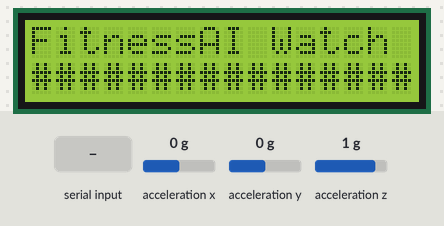
The sketch below on a simulated Arduino Uno, built with avr-gcc and run on an emulated ATmega328P. Parts: 16×2 character LCD. Wiring (inferred from the names in the program): MPU-6050 motion sensor at I2C address 0x68. Inputs (shaded band) come from the test bench; at power-on: acceleration x 0 g, acceleration y 0 g, acceleration z 1 g. What the sketch prints to the serial monitor is not drawn.

Above: at 2.2 s.
At 6.8 s:
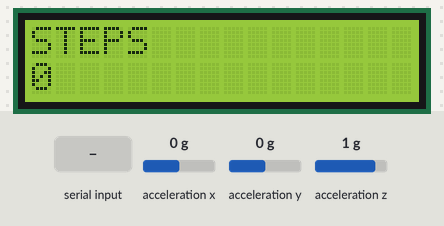
6.9 s: "d" received over Serial
8.4 s: acceleration x set to -1.4 g
At 11.1 s:
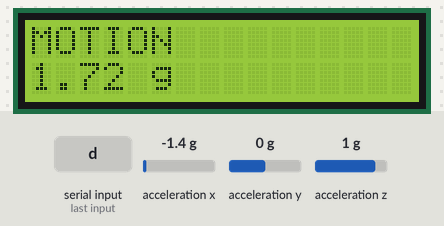
11.4 s: "r" received over Serial
At 14.3 s:
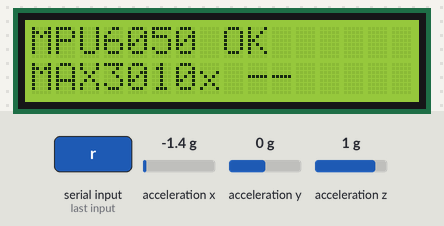
14.4 s: "p" received over Serial
Timing chart, 0 to 17.4 s (numbered marks = the images above; inputs shaded):
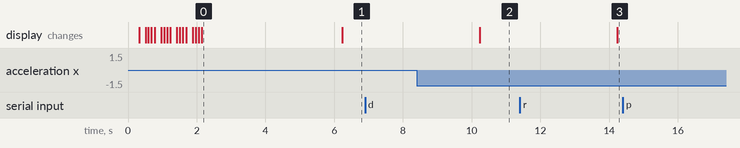

The sketch:

uno_display.ino
```cpp
/*
 * FitnessAI Watch — Arduino Uno standalone display build.
 *
 * WHAT THIS IS, AND WHAT IT IS NOT
 * This is a FALLBACK, not the product. The real firmware is
 * watch/firmware/fitness_watch (ESP32-C3): WiFi, BLE, device pairing and
 * /ingest sync to the backend. None of that can exist here — an Uno has no
 * radio, 32 KB of flash against that firmware's 1.44 MB, and 2 KB of RAM.
 * What it CAN do is drive the LCD1602 and show live sensor data, which is
 * enough to demonstrate the watch's screen and step counting on hardware that
 * actually works.
 *
 * WHY AN UNO IS THE EASY CASE FOR THIS PANEL
 *   - The Uno is 5 V natively, so the LCD1602's PCF8574 backpack runs at 5 V
 *     with NO level shifting and NO pull-up surgery. That entire class of
 *     problem — which is what stalled the ESP32-C3 build — does not apply.
 *   - I2C is fixed at A4 (SDA) / A5 (SCL). It is not remappable, so there is
 *     no "wrong pins" failure mode either.
 *   - The USB link is a separate bridge chip, not the MCU's own USB, so the
 *     board does not drop off the port the way the C3 has been doing.
 *
 * WIRING (this is the whole build)
 *   LCD1602 backpack VCC -> Uno 5V
 *   LCD1602 backpack GND -> Uno GND
 *   LCD1602 backpack SDA -> Uno A4
 *   LCD1602 backpack SCL -> Uno A5
 *   MPU6050 (optional)   -> VCC 5V, GND GND, SDA A4, SCL A5   (same two wires)
 *   MAX30102 (optional)  -> VCC 5V, GND GND, SDA A4, SCL A5   (same two wires)
 *
 * Everything on I2C shares those two wires; the bus tells devices apart by
 * address, not by pin. Sensors are OPTIONAL — the sketch probes the bus at boot
 * and shows whatever is actually present, so a bare LCD still gives a working
 * screen.
 *
 * Build:  arduino-cli compile --fqbn arduino:avr:uno watch/firmware/uno_display
 * Flash:  arduino-cli upload -p COMx --fqbn arduino:avr:uno watch/firmware/uno_display
 * Serial: 115200
 */

#include <Wire.h>
#include <LiquidCrystal_I2C.h>
#include <new>          // placement new — see lcdStorage below

// ── Configuration ────────────────────────────────────────────────────────────
#define LCD_COLS        16
#define LCD_ROWS        2
#define LCD_I2C_ADDR    0x27    // first address tried; the bus is probed anyway

#define MPU6050_ADDR    0x68
#define MAX3010X_ADDR   0x57

#define I2C_CLOCK_HZ    100000  // 100 kHz standard mode, same as the ESP32 build

#define SCREEN_DWELL_MS 4000    // auto-advance; no button needed to demo it
#define SAMPLE_MS       50      // accelerometer poll interval (20 Hz)

// Step detector. Deviation from 1 g that counts as a stride, matching the
// ESP32 firmware's threshold so both builds behave the same.
#define STEP_THRESHOLD_G  0.20f
#define STEP_MIN_GAP_MS   250   // refractory period; stops one stride double-counting

// ── Display ──────────────────────────────────────────────────────────────────
// Built by placement-new into a ZEROED static buffer rather than declared
// directly, because the address is discovered at runtime. The zeroing is not
// incidental — LiquidCrystal_I2C leaves _displayfunction uninitialised:
//
//   LiquidCrystal_I2C.cpp:62   _displayfunction = LCD_4BITMODE|LCD_1LINE|LCD_5x8DOTS
//                              ^ the ONLY assignment, and it sits in init_priv()
//   LiquidCrystal_I2C.cpp:68   _displayfunction |= LCD_2LINE     (OR, not assign)
//   LiquidCrystal_I2C.cpp:107  command(LCD_FUNCTIONSET | _displayfunction)
//
// The constructor sets _Addr/_cols/_rows/_backlightval and nothing else. Zeroed
// storage makes that byte 0x00, which IS LCD_4BITMODE|LCD_1LINE|LCD_5x8DOTS, so
// the panel receives a correct 0x28 (4-bit, 2-line, 5x8). Uninitialised memory
// with a stray LCD_8BITMODE (0x10) bit would tell the panel it is in 8-bit mode
// straight after being put into 4-bit mode, and it would never display anything.
static uint8_t lcdStorage[sizeof(LiquidCrystal_I2C)];
static LiquidCrystal_I2C *lcd = 0;
static uint8_t lcdAddr = 0;
static bool    lcdOk   = false;

// ── Detected hardware ────────────────────────────────────────────────────────
static bool mpuOk = false;
static bool maxOk = false;

// ── State ────────────────────────────────────────────────────────────────────
static uint32_t stepCount   = 0;
static uint32_t lastStepMs  = 0;
static bool     aboveThresh = false;
static float    lastMagG    = 1.0f;
static uint8_t  screen      = 0;
static uint32_t lastSwitch  = 0;
static uint32_t lastSample  = 0;

// ── I2C helpers ──────────────────────────────────────────────────────────────
static bool i2cAck(uint8_t addr) {
  Wire.beginTransmission(addr);
  return Wire.endTransmission() == 0;
}

// Log every address that answers. A count of 0 with things wired means power or
// a swapped SDA/SCL; a count in the dozens means SDA is stuck LOW and every
// address is a phantom rather than a real chip.
static uint8_t i2cScanLog() {
  uint8_t found = 0;
  Serial.println(F("[uno] I2C scan (SDA=A4 SCL=A5):"));
  for (uint8_t addr = 0x08; addr <= 0x77; addr++) {
    if (!i2cAck(addr)) continue;
    found++;
    Serial.print(F("    0x"));
    if (addr < 16) Serial.print('0');
    Serial.print(addr, HEX);
    Serial.print(F("  "));
    if (addr == MPU6050_ADDR)            Serial.println(F("MPU6050"));
    else if (addr == MAX3010X_ADDR)      Serial.println(F("MAX30102/05"));
    else if ((addr >= 0x20 && addr <= 0x27) ||
             (addr >= 0x38 && addr <= 0x3F)) Serial.println(F("PCF8574 (LCD backpack)"));
    else                                 Serial.println(F("unknown"));
  }
  if (found == 0)     Serial.println(F("    (nothing answered - check 5V, GND, and A4/A5)"));
  else if (found > 8) Serial.println(F("    !! too many hits: SDA stuck LOW, these are phantoms"));
  return found;
}

// ── LCD ──────────────────────────────────────────────────────────────────────
// 0x3C/0x3D are skipped: an SSD1306 OLED sits inside the PCF8574AT block, and
// driving one as an HD44780 would leave both panels blank while the log looked
// perfectly healthy.
static uint8_t lcdFindAddr() {
  if (i2cAck(LCD_I2C_ADDR)) return LCD_I2C_ADDR;
  for (uint8_t a = 0x20; a <= 0x27; a++) if (i2cAck(a)) return a;
  for (uint8_t a = 0x38; a <= 0x3F; a++) {
    if (a == 0x3C || a == 0x3D) continue;
    if (i2cAck(a)) return a;
  }
  return 0;
}

static bool lcdTryBegin() {
  uint8_t a = lcdFindAddr();
  if (!a) { lcdOk = false; return false; }
  if (!lcd || a != lcdAddr) {
    memset(lcdStorage, 0, sizeof(lcdStorage));   // see the note on lcdStorage
    lcd = new (lcdStorage) LiquidCrystal_I2C(a, LCD_COLS, LCD_ROWS);
  }
  lcdAddr = a;
  // begin(), not init(): init() adds a no-arg Wire.begin(). Harmless on an Uno
  // (A4/A5 are the only option) but it re-inits the bus for no reason, and
  // keeping the two builds identical means one less difference to reason about.
  lcd->begin(LCD_COLS, LCD_ROWS);
  lcd->backlight();
  lcd->clear();
  lcdOk = true;
  return true;
}

// Pad/truncate to the panel width so a shorter string never leaves ghost
// characters behind from the previous frame.
static void lcdRow(uint8_t row, const char *s) {
  if (!lcdOk || !lcd) return;
  char buf[LCD_COLS + 1];
  uint8_t n = strlen(s);
  if (n > LCD_COLS) n = LCD_COLS;
  memset(buf, ' ', LCD_COLS);
  memcpy(buf, s, n);
  buf[LCD_COLS] = 0;
  lcd->setCursor(0, row);
  lcd->print(buf);
}

static void lcdReportMissing() {
  Serial.println(F("[uno] LCD NOT found on I2C. Check, in order:"));
  Serial.println(F("    1. VCC -> Uno 5V, GND -> Uno GND"));
  Serial.println(F("    2. SDA -> A4, SCL -> A5 (not swapped)"));
  Serial.println(F("    3. Backlight jumper fitted on the backpack"));
  Serial.println(F("    4. Contrast pot: turn it until blocks appear on row 0"));
  Serial.println(F("    Re-probed every few seconds - fix it and it comes up on its own."));
}

// ── MPU6050 (raw register access — no library, to stay inside 32 KB) ─────────
static bool mpuBegin() {
  if (!i2cAck(MPU6050_ADDR)) return false;
  Wire.beginTransmission(MPU6050_ADDR);
  Wire.write(0x6B);            // PWR_MGMT_1
  Wire.write(0x00);            // wake from sleep
  return Wire.endTransmission() == 0;
}

// Magnitude of the acceleration vector, in g. At the default +/-2 g range the
// scale is 16384 LSB/g. At rest this reads ~1.0 (gravity alone).
static float mpuReadMagnitudeG() {
  Wire.beginTransmission(MPU6050_ADDR);
  Wire.write(0x3B);                       // ACCEL_XOUT_H
  if (Wire.endTransmission(false) != 0) return lastMagG;
  if (Wire.requestFrom(MPU6050_ADDR, 6) != 6) return lastMagG;

  int16_t x = (Wire.read() << 8) | Wire.read();
  int16_t y = (Wire.read() << 8) | Wire.read();
  int16_t z = (Wire.read() << 8) | Wire.read();

  float fx = x / 16384.0f, fy = y / 16384.0f, fz = z / 16384.0f;
  return sqrt(fx * fx + fy * fy + fz * fz);
}

// Count a step on the rising edge past the threshold, with a refractory gap so
// a single stride cannot register twice.
static void pollSteps() {
  if (!mpuOk) return;
  float mag = mpuReadMagnitudeG();
  lastMagG = mag;
  float dev = fabs(mag - 1.0f);
  uint32_t now = millis();

  if (dev > STEP_THRESHOLD_G) {
    if (!aboveThresh && (now - lastStepMs) > STEP_MIN_GAP_MS) {
      stepCount++;
      lastStepMs = now;
      aboveThresh = true;
    }
  } else if (dev < STEP_THRESHOLD_G * 0.6f) {
    aboveThresh = false;               // hysteresis: must fall well back to re-arm
  }
}

// ── Screens ──────────────────────────────────────────────────────────────────
static void drawBoot(uint8_t pct) {
  lcdRow(0, "FitnessAI Watch");
  char bar[LCD_COLS + 1];
  uint8_t fill = (uint16_t)LCD_COLS * pct / 100;
  for (uint8_t i = 0; i < LCD_COLS; i++) bar[i] = (i < fill) ? '#' : ' ';
  bar[LCD_COLS] = 0;
  lcdRow(1, bar);
}

static void drawHome() {
  char line[LCD_COLS + 1];
  uint32_t secs = millis() / 1000;
  lcdRow(0, "FitnessAI Watch");
  snprintf(line, sizeof(line), "up %lum%02lus", secs / 60, secs % 60);
  lcdRow(1, line);
}

static void drawSteps() {
  char line[LCD_COLS + 1];
  lcdRow(0, "STEPS");
  if (mpuOk) snprintf(line, sizeof(line), "%lu", (unsigned long)stepCount);
  else       snprintf(line, sizeof(line), "no sensor");
  lcdRow(1, line);
}

static void drawMotion() {
  char line[LCD_COLS + 1];
  lcdRow(0, "MOTION");
  if (mpuOk) {
    // dtostrf, not %f: AVR's printf has no float support compiled in.
    char g[8];
    dtostrf(lastMagG, 4, 2, g);
    snprintf(line, sizeof(line), "%s g", g);
  } else {
    snprintf(line, sizeof(line), "no sensor");
  }
  lcdRow(1, line);
}

static void drawSensors() {
  char line[LCD_COLS + 1];
  snprintf(line, sizeof(line), "MPU6050 %s", mpuOk ? "OK" : "--");
  lcdRow(0, line);
  snprintf(line, sizeof(line), "MAX3010x %s", maxOk ? "OK" : "--");
  lcdRow(1, line);
}

static void drawScreen() {
  switch (screen) {
    case 0: drawHome();    break;
    case 1: drawSteps();   break;
    case 2: drawMotion();  break;
    default: drawSensors(); break;
  }
}

// ── Serial console ───────────────────────────────────────────────────────────
static void handleSerial() {
  if (!Serial.available()) return;
  char c = Serial.read();
  if (c == 'i') {
    i2cScanLog();
  } else if (c == 'd') {
    Serial.print(F("[uno] LCD ok="));
    Serial.print(lcdOk ? 1 : 0);
    Serial.print(F(" addr=0x"));
    Serial.println(lcdAddr, HEX);
    if (!lcdOk && lcdTryBegin()) Serial.println(F("[uno] LCD recovered"));
  } else if (c == 'r') {
    stepCount = 0;
    Serial.println(F("[uno] steps reset"));
  } else if (c == 'p') {
    Serial.print(F("[uno] steps="));
    Serial.print(stepCount);
    Serial.print(F(" mpu="));
    Serial.print(mpuOk ? 1 : 0);
    Serial.print(F(" max="));
    Serial.println(maxOk ? 1 : 0);
  } else if (c == 'h') {
    Serial.println(F("  i = I2C scan   d = display state   r = reset steps"));
    Serial.println(F("  p = status     h = this help"));
  }
}

// ── Setup / loop ─────────────────────────────────────────────────────────────
void setup() {
  Serial.begin(115200);
  delay(200);
  Serial.println(F("\n[uno] FitnessAI Watch - Uno standalone display build"));

  Wire.begin();                    // Uno I2C is fixed at A4/A5
  Wire.setClock(I2C_CLOCK_HZ);

  i2cScanLog();

  if (lcdTryBegin()) {
    Serial.print(F("[uno] LCD found at 0x"));
    Serial.println(lcdAddr, HEX);
  } else {
    lcdReportMissing();
  }

  mpuOk = mpuBegin();
  Serial.println(mpuOk ? F("[uno] MPU6050 OK") : F("[uno] MPU6050 absent"));

  maxOk = i2cAck(MAX3010X_ADDR);
  Serial.println(maxOk ? F("[uno] MAX3010x present") : F("[uno] MAX3010x absent"));

  for (uint8_t i = 0; i <= 20; i++) {   // boot bar, same idea as the ESP32 build
    drawBoot(i * 5);
    delay(60);
  }

  lastSwitch = millis();
  Serial.println(F("[uno] ready - type h for commands"));
}

void loop() {
  uint32_t now = millis();

  handleSerial();

  if (now - lastSample >= SAMPLE_MS) {
    lastSample = now;
    pollSteps();
  }

  if (now - lastSwitch >= SCREEN_DWELL_MS) {
    lastSwitch = now;
    screen = (screen + 1) & 0x03;
    // Re-probe a missing panel on the same cadence, so fixing the wiring brings
    // the display up on its own without a reset or a reflash.
    if (!lcdOk && lcdTryBegin()) {
      Serial.print(F("[uno] LCD appeared at 0x"));
      Serial.println(lcdAddr, HEX);
    }
    drawScreen();
  }
}
```

Measured:
- after the input at 6.9 s, every drawn part: stays the same
- after the input at 8.4 s, the display: changes after 1.8 s (image 2)
- what the display in image 0 shows lasts 4.0 s, from 2.2 s to 6.2 s
